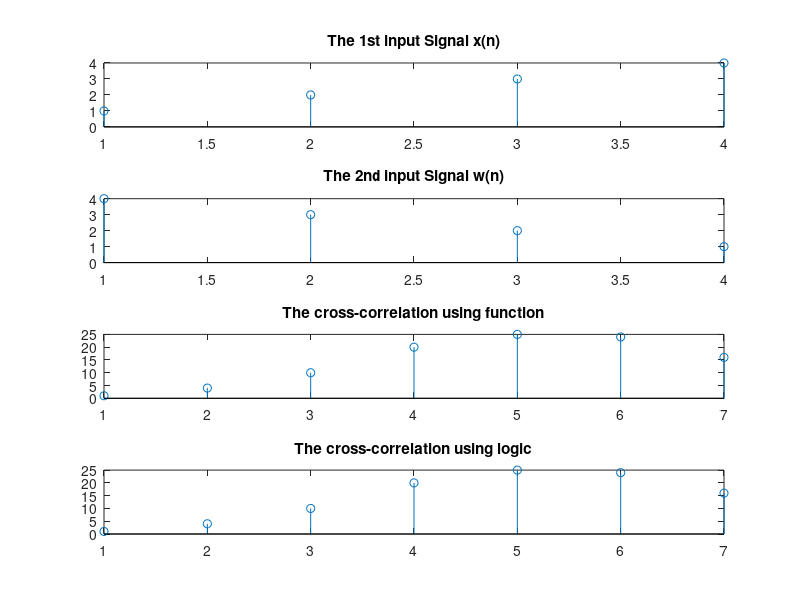

Source code (MATLAB):
clc;
clear all;
close all;

x=[1 2 3 4];
w=[4 3 2 1];
h=fliplr(w);

C=x.'*h;

k=length(x);
l=length(h);
n=k+l-1;

for i=1:n
    y(i)=0;
    for j=1:k
        s=i-j;
        m=i-j+1;
        if(s<k && m>0)  
            y(i)=y(i)+C(m,j);
        end
    end
end

z=xcorr(x,w);
fprintf('The convoluted values using function:');
disp(z);

fprintf('The convoluted values without functio:');
disp(y);

subplot(4,1,1);
stem(x);
title('The 1st input Signal x(n)');
subplot(4,1,2);
stem(w);
title('The 2nd input Signal w(n)');
subplot(4,1,3);
stem(z);
title('The cross-correlation using function');
subplot(4,1,4);
stem(y);
title('The cross-correlation using logic');